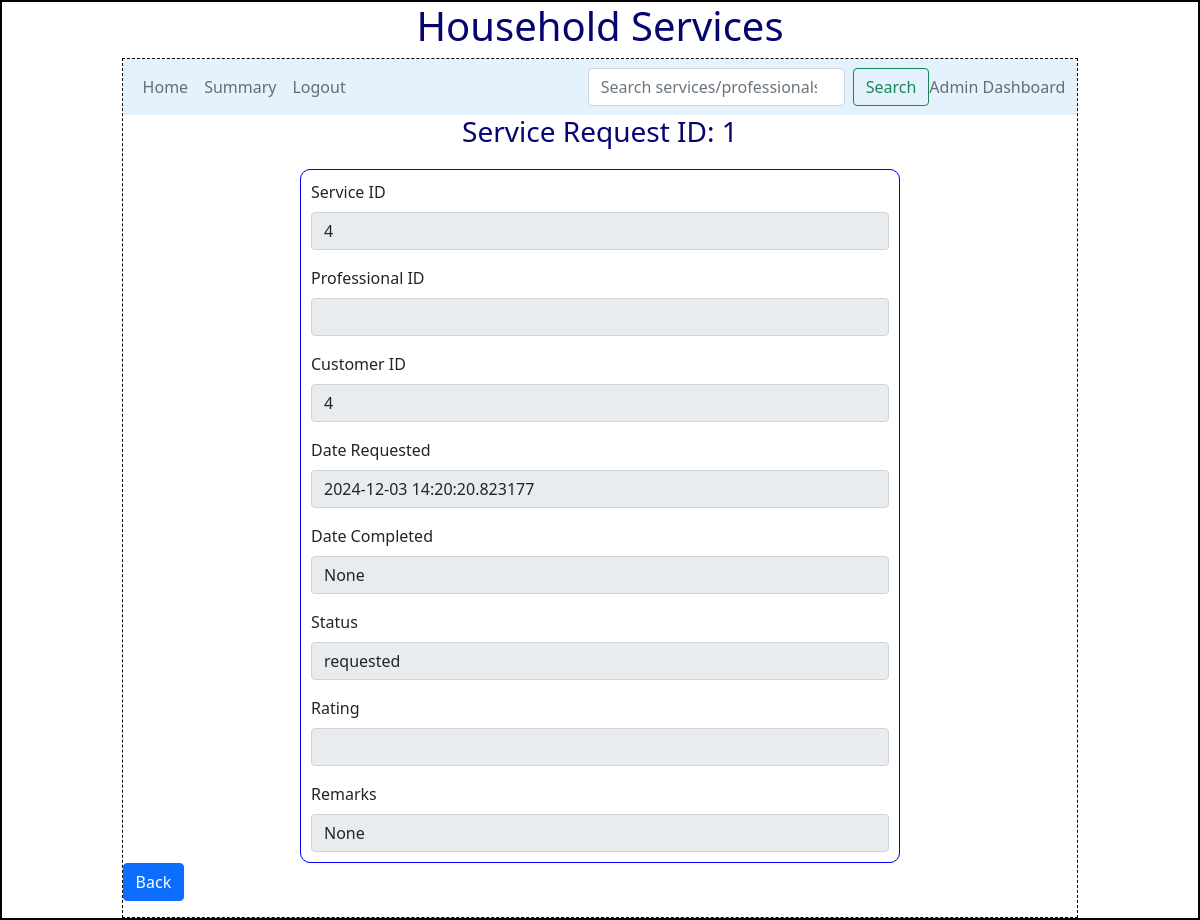
/admin/view_request/1, run on the app's committed database.
### backend/models.py (models this page shows)
class Service_requests(db.Model):
    __tablename__="service_requests"
    request_id=db.Column(db.Integer,primary_key=True)
    service_id=db.Column(db.Integer,db.ForeignKey("services.service_id"),nullable=False)
    customer_id=db.Column(db.Integer,db.ForeignKey("customer.customer_id"),nullable=False)
    professional_id=db.Column(db.Integer,db.ForeignKey("professional.professional_id"))
    date_requested=db.Column(db.DateTime,nullable=False)
    date_completed=db.Column(db.DateTime)
    status=db.Column(db.String,default="requested",nullable=False)
    rating=db.Column(db.Integer)
    remarks=db.Column(db.String)
    request_professional=db.relationship("Professional", backref="service_requests", lazy=True)
    request_customer=db.relationship("Customer",backref="service_requests",lazy=True)
    request_service=db.relationship("Services",backref="service_requests",lazy=True)

### backend/controllers.py (the view)
@app.route("/admin/view_request/<rid>")
def view_request_admin(rid):
    request=get_request(rid)
    return render_template("view_request_admin.html", request=request)

### backend/controllers.py (called while the page is built)
def get_request(id):
    r=Service_requests.query.filter_by(request_id=id).first()
    return r

### templates/view_request_admin.html (shortened to what this page needs)
{%extends "admin_home_layout.html"%}
{%block content%}
{%if request%}
    <div class="center"><h3>Service Request ID: {{request.request_id}}</h3></div>
    <form>
    <div class="input_form">
        <div class="mb-3">
            <label for="sid" class="form-label">Service ID</label>
            <input type="number" class="form-control" name="sid" id="sid" value="{{request.service_id}}" readonly>
        </div>
        <div class="mb-3">
            <label for="pid" class="form-label">Professional ID</label>
            <input type="number" class="form-control" name="pid" id="pid" value="{{request.professional_id}}" readonly>
        </div>
        <div class="mb-3">
            <label for="cid" class="form-label">Customer ID</label>
            <input type="number" class="form-control" name="cid" id="cid" value="{{request.customer_id}}" readonly>
        </div>
        <div class="mb-3">
            <label for="date_requested" class="form-label">Date Requested</label>
            <input type="text" class="form-control" name="date_requested" id="date_requested" value="{{request.date_requested}}" readonly>
        </div>
        <div class="mb-3">
            <label for="date_completed" class="form-label">Date Completed</label>
            <input type="text" class="form-control" name="date_completed" id="date_completed" value="{{request.date_completed}}" readonly>
        </div>
        <div class="mb-3">
            <label for="status" class="form-label">Status</label>
            <input type="text" class="form-control" name="status" id="status" value="{{request.status}}" readonly>
        </div>
        <div class="mb-3">
            <label for="rating" class="form-label">Rating</label>
            <input type="number" class="form-control" name="rating" id="rating" value="{{request.rating}}" readonly>
        </div>
            <label for="remarks" class="form-label">Remarks</label>
            <input type="text" class="form-control" name="remarks" id="remarks" value="{{request.remarks}}" readonly>
        </div>
        <div class="mb-3">
            <a type="button" class="btn btn-primary" href="/admin">Back</a>
        </div>
    </div>
    {%endif%}
{%endblock%}

### static/styles/main.css (style rules this page uses)
* { margin:0px; }
.input_form { border: 1px solid blue; width: 600px; height: auto; margin: auto; margin-top: 20px; padding: 10px; border-radius: 10px; font-size: 16px; text-align: justify; }
.center { text-align: center; margin: auto; color: rgb(5,5,110) }

### data on the page
Service_requests: request_id "1", sid "4", cid "4", date_requested "2024-12-03 14:20:20.823177", date_completed "None", status "requested", remarks "None"
